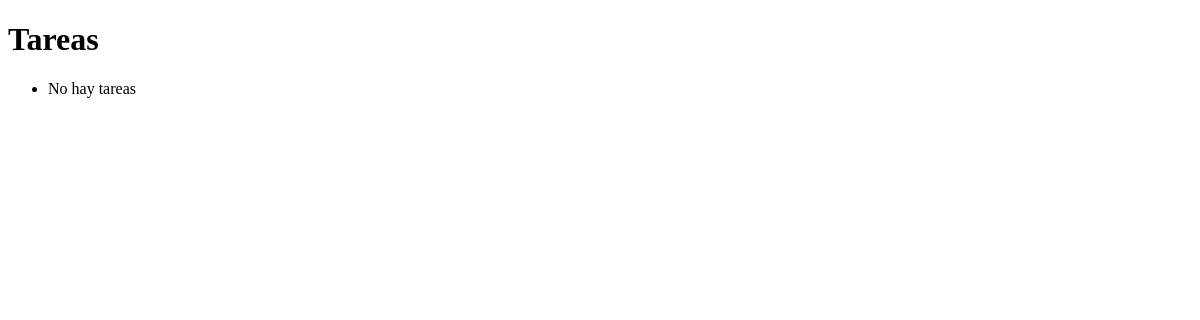
Before: /task/ (signed in) with the older database file.
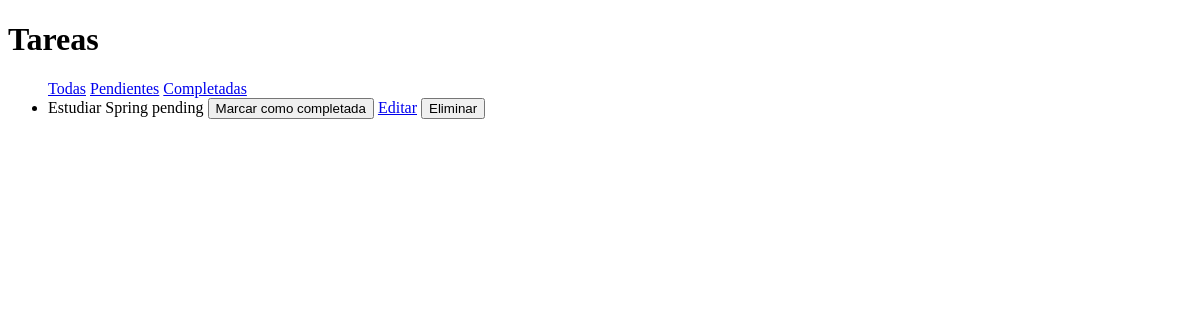
After: the same page with the newer database file.
### task/models.py (models this page shows, shortened)
class Task(models.Model):
    STATUS_CHOICES = [
        ('pending', 'Pendiente'),
        ('in_progress', 'En progreso'),
        ('donde', 'Completada'),
    ]
    title = models.CharField(max_length=100)
    completed = models.BooleanField(default=False)
    description = models.TextField(blank= True)
    status = models.CharField(
        max_length=20,
        choices= STATUS_CHOICES,
        default= 'pending'
    )
    user= models.ForeignKey(
        User,
        on_delete=models.CASCADE,
        related_name='tasks'
    )
    created_at = models.DateField(auto_now_add=True)
    updated_at = models.DateField(auto_now=True)

### task/views.py (the view)
# urls.py: path('', task_list, name='task_list'),
@login_required
def task_list(request):
    status = request.GET.get('status')
    tasks = Task.objects.filter(user=request.user)
    if status == 'pending':
        tasks = tasks.filter(completed=False)
    elif status == 'completed':
        tasks = tasks.filter(completed=True)
    return render(request, 'task/task_list.html', {
        'tasks': tasks,
        'status': status
    })

### task/templates/task/task_list.html (shortened to what this page needs)
<!DOCTYPE html>
<html>
    <head>
    </head>
    <body>
        <h1>Tareas</h1>
        <ul>
            {%for task in tasks%}
            <a href="{%url 'task_list' %}">Todas</a>
            <a href="?status=pending">Pendientes</a>
            <a href="?status=completed">Completadas</a>
            <li>
                {% if task.completed %}
                    <s>{{task.title}}  </s>
                {% else %}
                {{task.title}} {{task.status}}
                {% endif %}
                <form method="POST" action="{%url 'task_toggle'  task.id%}" style="display:inline;">
                    <button type="submit">
                        {%if task.completed%}
                            Marcar como pendiente
                        {%else%}
                            Marcar como completada
                        {%endif%}
                    </button>
                </form>
                <a href="{% url 'task_edit' task.id%}">Editar</a>
                <form method="POST" action="{% url 'task_delete' task.id %}" style="display:inline;">
                    <button type="submit">Eliminar</button>
                </form>
            </li>
            {%empty%}
            <li>No hay tareas</li>
            {%endfor%}
        </ul>
    </body>
</html>

Changed rows visible on the page:
added Task: title "Estudiar Spring", status "pending", completed "Marcar como completada"
Other visible differences:
text no longer shown: "No hay tareas"
